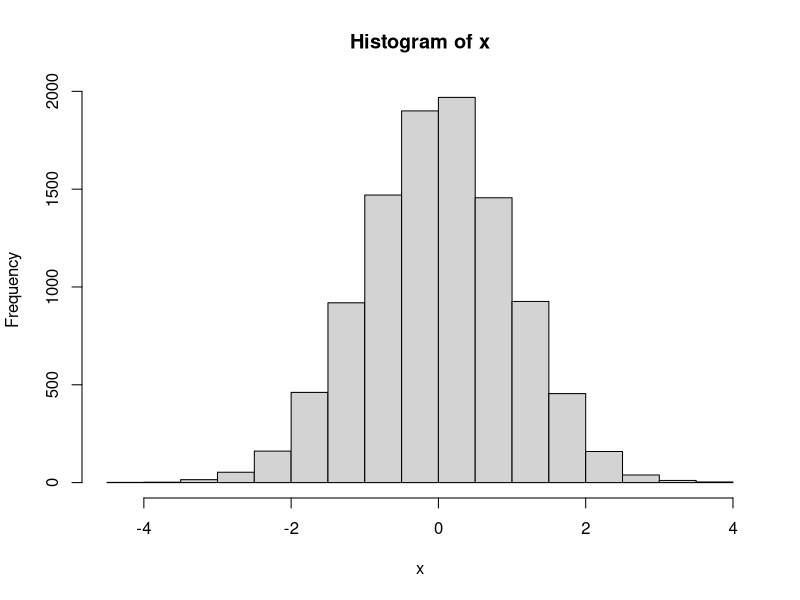

Write the R code that produced this figure.
## ---- chunk 1
x <- rnorm(10000)
hist(x)
